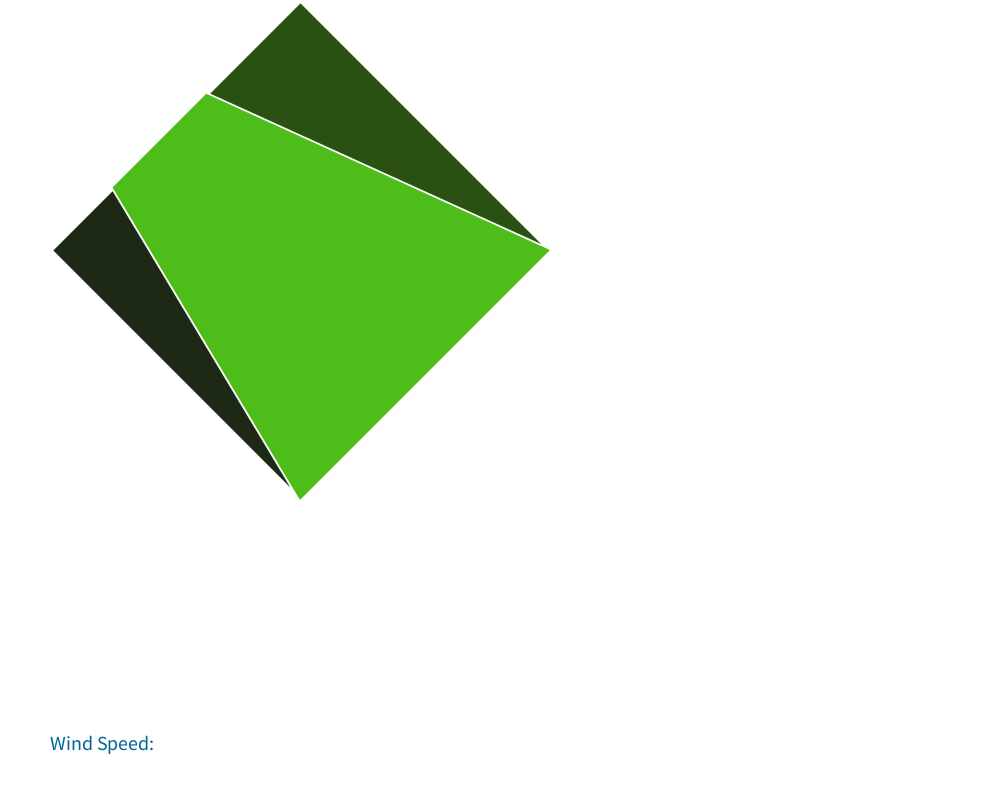
Frame 1 (no input)
Frame 60 (the mouse pressed at the canvas centre just before this capture): identical to frame 1, image omitted
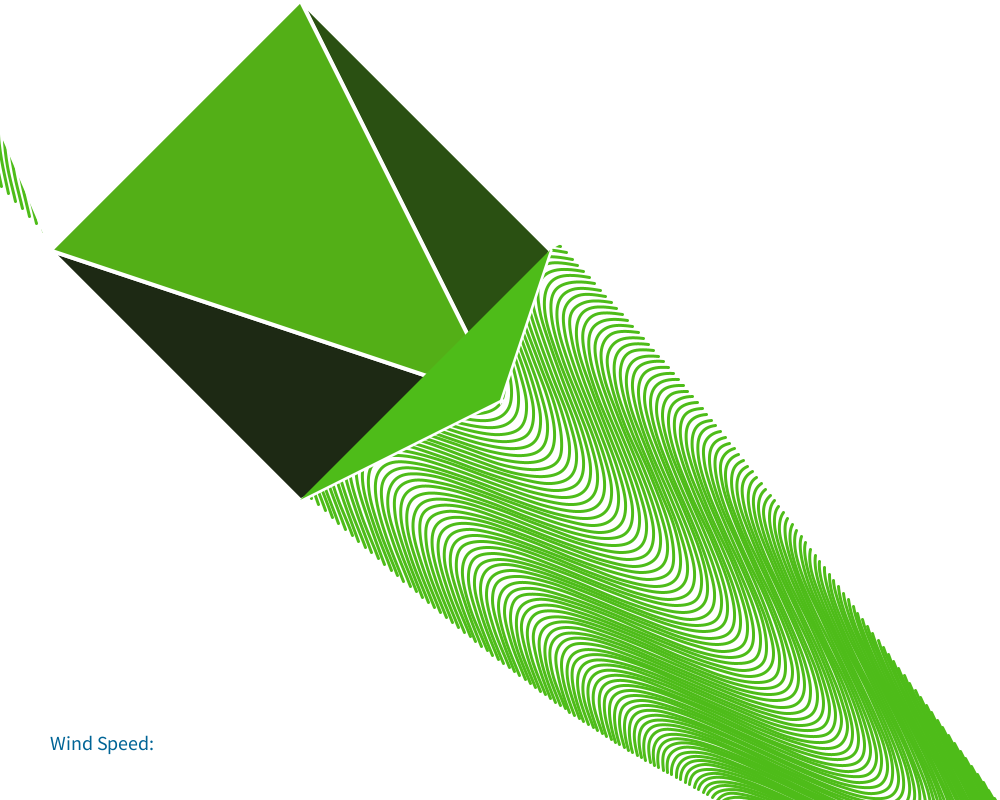
Frame 120 (the mouse held since frame 60 and released just before this capture)

The Processing sketch that drew these frames (run headless with seeded random() and noise(); from frame 60 on, the mouse is pressed at the canvas centre):

// Processing sketch: final_windCurve_sketch
// ── final_windCurve_sketch.pde
//code used from https://www.openprocessing.org/sketch/427417

//augmented to attempt to show aesthetic of wind on diagram
//work in progress
//eventually, wind speed will come from data, rather than mouseX

float rate=0;

void setup() {
  size(1000, 800);
  smooth();
}

void draw() {
  
  println(mouseX, mouseY);
  
  pushMatrix();
  translate(width/2-800,height/2-50);
  rotate(150);
  rate+=.20;
  background(255);
  stroke(#4EBC19);
  strokeWeight(3);
  translate(width/2, height/2);
  noFill();
  float r=200;
  for (float i=-0.5;i<PI;i+=0.01) {
    beginShape();
    for (float j=-sin(i)*r;j<sin(i)*r+sin(i);j+=sin(i)*20) {
      curveVertex(j, map(cos(i)*r+sin(rate-(j/40))*abs(i*10), 0,100,-10,-mouseX));
    }
    endShape();
    
  }
  popMatrix();
  
  
  strokeWeight(4);
  stroke(255);
  
  fill(#1D2914);
  triangle(mouseX,mouseY, 300,500,50,250);
  fill(#2A5012);
  triangle(mouseX,mouseY, 550,250,300,0);
  fill(#53AF17);
  triangle(mouseX,mouseY, 50,250,300,0);
  noStroke();
  fill(#4EBC19);
  triangle(mouseX,mouseY,550,250, 300,500);
  fill(255);
  triangle(width,0,300,0, 550,250);
  triangle(50,250,300,0, -100,-100);
  triangle(0,height,300,500, 50,250);
  
  textSize(20);
  fill(0, 100, 150);
  text("Wind Speed:", 50, 750);  

}
